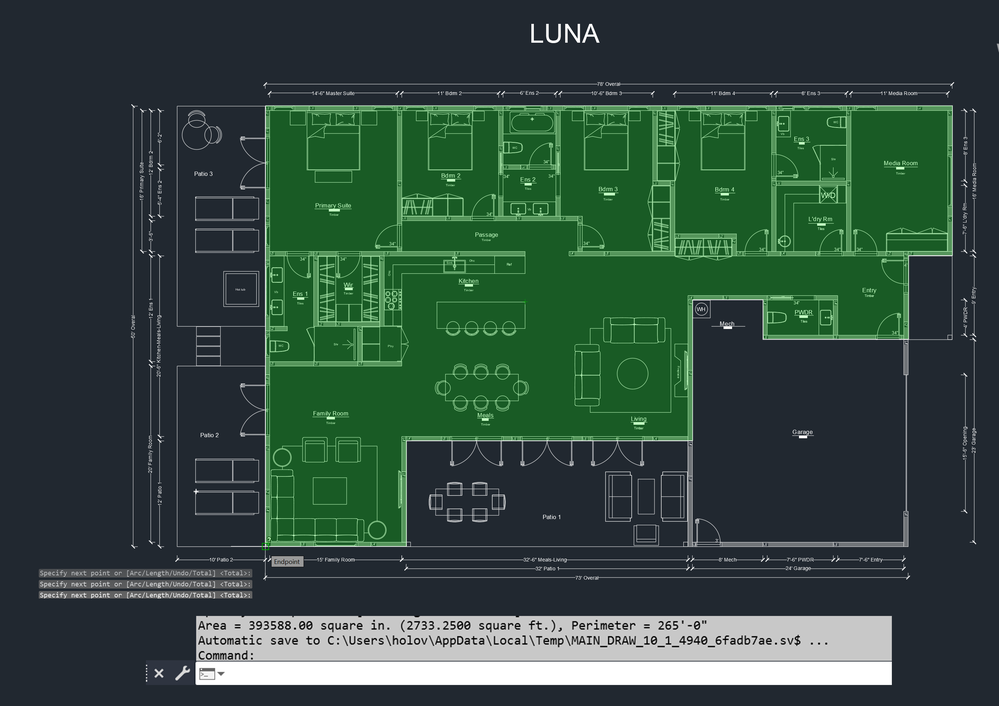
#> input picture floorplans/Luna-Conditioned.png, 999 x 706 px, shrunk from 2807 x 1983 before the run, found by its file name
$ python analyze_luna_extraction.py
#> lines starting #> are read from the running program, lines starting #| are printed output that depends on the picture; after the words box and inside, x2 and y2 are one past the last pixel; in counts of white or black regions, pixels touching at a corner belong together
#!/usr/bin/env python3
"""
Analyze Luna Floor Plan Extraction
===================================
Step-by-step extraction with visualization.
"""

import cv2
import numpy as np
import pytesseract
from pytesseract import Output
import re
from typing import List, Dict, Tuple
import logging

logging.basicConfig(level=logging.DEBUG)
logger = logging.getLogger(__name__)


def analyze_luna_extraction():
    """Sequential analysis of Luna floor plan."""

    image_path = "/Users/nelsondsouza/Dropbox (Personal)/Mac/Documents/products/momohomes/floorplans/Luna-Conditioned.png"

    print("\n" + "="*70)
    print("STEP-BY-STEP LUNA EXTRACTION ANALYSIS")
    print("="*70)

    # Step 1: Load image
    print("\n1. LOADING IMAGE")
    img = cv2.imread(image_path)
#> img is the input picture: shape (706, 999, 3); mean B, G, R 61.8, 73.3, 49.3
    h, w = img.shape[:2]
    print(f"   Image size: {w} x {h} pixels")
#|    Image size: 999 x 706 pixels

    # Step 2: Extract green area (indoor space)
    print("\n2. EXTRACTING GREEN AREA (INDOOR SPACE)")
    hsv = cv2.cvtColor(img, cv2.COLOR_BGR2HSV)
#> hsv: shape (706, 999, 3); mean H, S, V 86.6, 99.5, 78.2
    lower_green = np.array([40, 40, 40])
    upper_green = np.array([80, 255, 255])
    green_mask = cv2.inRange(hsv, lower_green, upper_green)
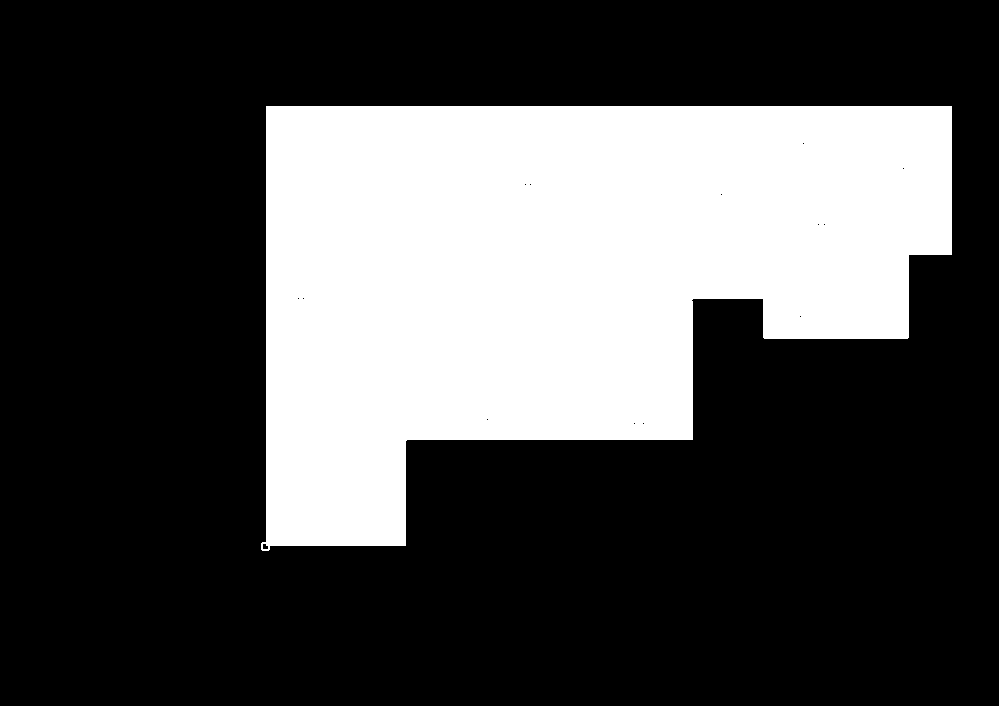
#> green_mask: shape (706, 999); 30% white; 1 white region, box (x1, y1, x2, y2) and area: (261, 106, 952, 551) 211419
    green_area = cv2.countNonZero(green_mask)
#> green_area = 211419
    print(f"   Green pixels: {green_area} ({green_area*100/(w*h):.1f}% of image)")
#|    Green pixels: 211419 (30.0% of image)

    # Step 3: Extract white text areas
    print("\n3. EXTRACTING WHITE TEXT AREAS")
    gray = cv2.cvtColor(img, cv2.COLOR_BGR2GRAY)
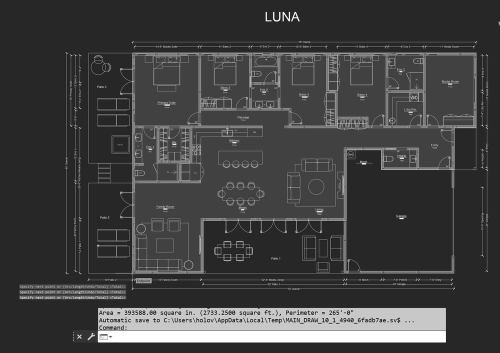
#> gray: shape (706, 999) (shown at 1/2 size); min 0, max 255, mean 64.9
    _, white_mask = cv2.threshold(gray, 200, 255, cv2.THRESH_BINARY)
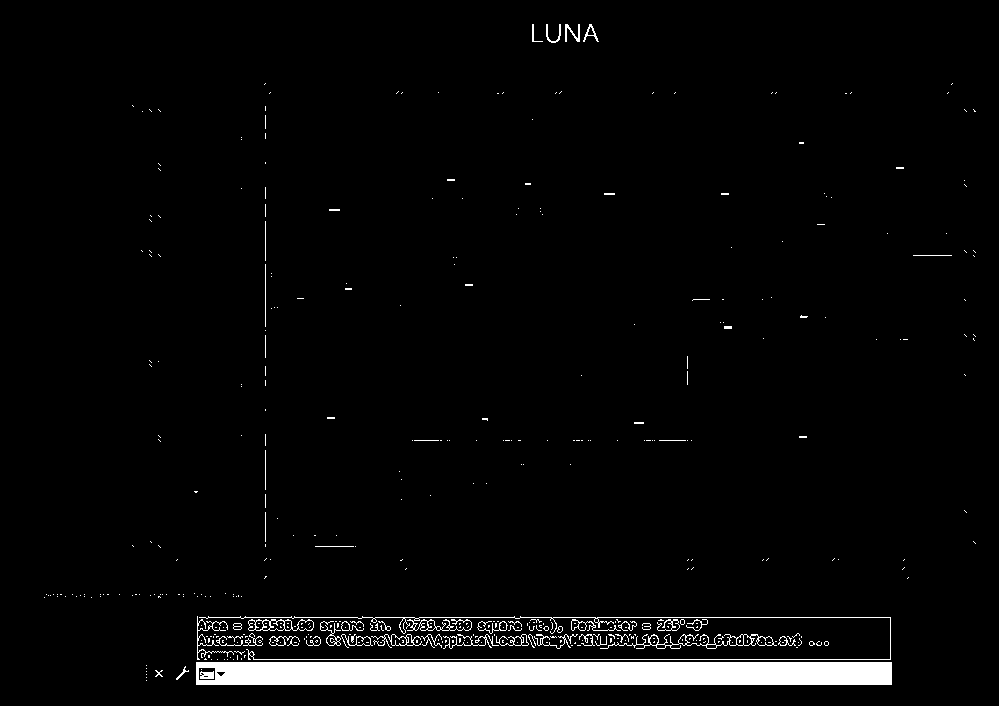
#> white_mask: shape (706, 999); 3.2% white; 429 white regions (373 under 20 px), largest, box (x1, y1, x2, y2) and area: (196, 662, 892, 685) 15796, (199, 616, 891, 660) 1778, (600, 634, 777, 649) 542
    white_area = cv2.countNonZero(white_mask)
#> white_area = 22789
    print(f"   White pixels: {white_area} ({white_area*100/(w*h):.1f}% of image)")
#|    White pixels: 22789 (3.2% of image)

    # Step 4: Find text regions
    print("\n4. FINDING TEXT REGIONS")
    # Dilate white areas to connect text
    kernel = np.ones((3, 3), np.uint8)
    white_dilated = cv2.dilate(white_mask, kernel, iterations=2)
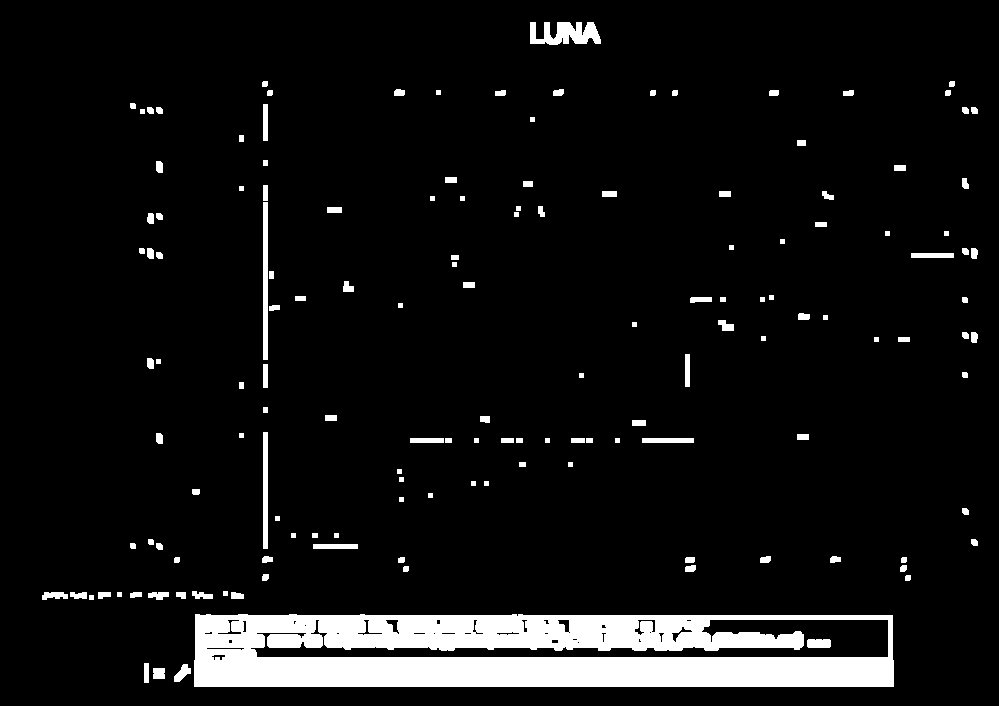
#> white_dilated: shape (706, 999); 7.3% white; 148 white regions

    # Find contours of text regions
    contours, _ = cv2.findContours(white_dilated, cv2.RETR_EXTERNAL, cv2.CHAIN_APPROX_SIMPLE)
#> contours = 147 contours, 39 with area under 20; largest, box (x1, y1, x2, y2) and area: (194, 614, 894, 687) 49580, (530, 22, 601, 45) 976, (263, 202, 268, 360) 628, (263, 432, 268, 549) 464, (642, 438, 694, 443) 204
    text_regions = []

    for contour in contours:
        x, y, w, h = cv2.boundingRect(contour)
        # Filter for text-like regions
        aspect_ratio = w / h if h > 0 else 0
        if 10 < w < 500 and 5 < h < 100 and 0.5 < aspect_ratio < 20:
            text_regions.append((x, y, w, h))
#> this loop made 147 passes
#> (x, y, w, h, aspect_ratio) on passes 1, 2, 4, 6, 7, 8, 9, 11: (153, 668, 12, 11, 1.09), (174, 664, 17, 18, 0.944), (194, 614, 700, 73, 9.59), (231, 592, 13, 7, 1.86), (176, 592, 10, 7, 1.43), (148, 592, 21, 8, 2.62), (130, 592, 12, 6, 2), (98, 592, 13, 7, 1.86)
#> after the loop, text_regions = 33 items, first 6: (153, 668, 12, 11), (174, 664, 17, 18), (231, 592, 13, 7), (148, 592, 21, 8), (130, 592, 12, 6), (98, 592, 13, 7)

    print(f"   Found {len(text_regions)} potential text regions")
#|    Found 33 potential text regions

    # Step 5: OCR on each region
    print("\n5. PERFORMING OCR ON TEXT REGIONS")
    measurements = []

    for i, (x, y, w, h) in enumerate(text_regions):
        # Extract region
        roi = gray[y:y+h, x:x+w]

        # Invert for OCR (white text becomes black)
        roi_inv = cv2.bitwise_not(roi)

        # Try OCR
        try:
            text = pytesseract.image_to_string(roi_inv, config='--psm 8')
            text = text.strip()

            if text:
                # Parse measurement
                patterns = [
                    (r"(\d+)'", lambda m: float(m.group(1))),  # 78'
                    (r"(\d+)['-](\d+)[\"\"]?", lambda m: float(m.group(1)) + float(m.group(2))/12),  # 14'-6"
                ]

                value = None
                for pattern, converter in patterns:
                    match = re.search(pattern, text)
                    if match:
                        try:
                            value = converter(match)
                            if 2 <= value <= 200:
                                break
                        except:
                            pass

                if value or text:  # Keep even if no value parsed
                    measurements.append({
                        'text': text,
                        'value': value,
                        'x': x + w//2,
                        'y': y + h//2,
                        'bbox': (x, y, w, h)
                    })
                    print(f"   Region {i}: '{text}' → {value}' at ({x+w//2}, {y+h//2})")
        except Exception as e:
            print(f"   Region {i}: OCR failed - {e}")
#> this loop made 1 pass
#> after the loop, measurements = []

    # Step 6: Find edges of green area
    print("\n6. FINDING EDGES OF GREEN AREA")
    # Find contours of green area
    green_contours, _ = cv2.findContours(green_mask, cv2.RETR_EXTERNAL, cv2.CHAIN_APPROX_SIMPLE)

    if green_contours:
        # Get largest contour
        main_contour = max(green_contours, key=cv2.contourArea)

        # Approximate polygon
        epsilon = 0.01 * cv2.arcLength(main_contour, True)
        approx = cv2.approxPolyDP(main_contour, epsilon, True)

        print(f"   Main contour: {len(approx)} vertices")

        edges = []
        for i in range(len(approx)):
            p1 = tuple(approx[i][0])
            p2 = tuple(approx[(i+1) % len(approx)][0])

            # Calculate edge properties
            dx = p2[0] - p1[0]
            dy = p2[1] - p1[1]
            length = np.sqrt(dx**2 + dy**2)

            # Determine orientation
            if abs(dx) > abs(dy):
                orientation = "horizontal"
                position = "top" if p1[1] < h/2 else "bottom"
            else:
                orientation = "vertical"
                position = "left" if p1[0] < w/2 else "right"

            edges.append({
                'start': p1,
                'end': p2,
                'length_pixels': length,
                'orientation': orientation,
                'position': position
            })

            print(f"   Edge {i}: {orientation} {position}, {length:.0f} pixels")

    # Step 7: Create visualization
    print("\n7. CREATING VISUALIZATION")
    vis = img.copy()

    # Draw green area outline
    cv2.drawContours(vis, [approx], -1, (0, 255, 0), 3)

    # Draw edge numbers
    for i, edge in enumerate(edges):
        mid_x = (edge['start'][0] + edge['end'][0]) // 2
        mid_y = (edge['start'][1] + edge['end'][1]) // 2
        cv2.putText(vis, f"E{i}", (mid_x-10, mid_y),
                   cv2.FONT_HERSHEY_SIMPLEX, 0.7, (0, 255, 0), 2)

    # Draw text regions and measurements
    for i, m in enumerate(measurements):
        x, y, w, h = m['bbox']
        # Draw box around text region
        cv2.rectangle(vis, (x, y), (x+w, y+h), (255, 255, 0), 2)

        # Draw measurement value if parsed
        if m['value']:
            cv2.putText(vis, f"{m['value']:.1f}'", (x, y-5),
                       cv2.FONT_HERSHEY_SIMPLEX, 0.5, (255, 255, 0), 2)

    # Draw measurement indicators
    for m in measurements:
        cv2.circle(vis, (m['x'], m['y']), 5, (0, 0, 255), -1)

    # Add legend
    legend_y = 50
    cv2.putText(vis, "EXTRACTION RESULTS:", (50, legend_y),
               cv2.FONT_HERSHEY_SIMPLEX, 1, (255, 255, 255), 2)
    cv2.putText(vis, f"Green edges: {len(edges)}", (50, legend_y+30),
               cv2.FONT_HERSHEY_SIMPLEX, 0.7, (0, 255, 0), 2)
    cv2.putText(vis, f"Text regions: {len(text_regions)}", (50, legend_y+60),
               cv2.FONT_HERSHEY_SIMPLEX, 0.7, (255, 255, 0), 2)
    cv2.putText(vis, f"Measurements: {len(measurements)}", (50, legend_y+90),
               cv2.FONT_HERSHEY_SIMPLEX, 0.7, (0, 0, 255), 2)

    # Save visualization
    output_path = "luna_extraction_visualization.png"
    cv2.imwrite(output_path, vis)
    print(f"\n   Saved to: {output_path}")

    # Step 8: Analysis summary
    print("\n8. EXTRACTION SUMMARY")
    print("="*70)
    print(f"   Total edges found: {len(edges)}")
    print(f"   Total measurements found: {len(measurements)}")

    print("\n   Measurements extracted:")
    for m in measurements:
        print(f"   - '{m['text']}' = {m['value']}' at ({m['x']}, {m['y']})")

    print("\n   Edge positions:")
    edge_positions = {}
    for i, e in enumerate(edges):
        key = f"{e['orientation']} {e['position']}"
        if key not in edge_positions:
            edge_positions[key] = []
        edge_positions[key].append(i)

    for pos, indices in edge_positions.items():
        print(f"   - {pos}: edges {indices}")

    print("\n   PROBLEMS IDENTIFIED:")
    print("   1. Not all white text is being detected")
    print("   2. Edge detection is following green contour, not actual building perimeter")
    print("   3. Measurements not properly associated with edges")
    print("   4. Missing overall dimensions (78' and 40'-6\")")

    return measurements, edges


if __name__ == "__main__":
    analyze_luna_extraction()
#> (the call stopped at in analyze_luna_extraction, `text = pytesseract.image_to_string(roi_inv, config='--psm 8')`: pytesseract is not available in this run)

$ run again, with floorplans/Birmingham-Conditioned.png copied over floorplans/Luna-Conditioned.png
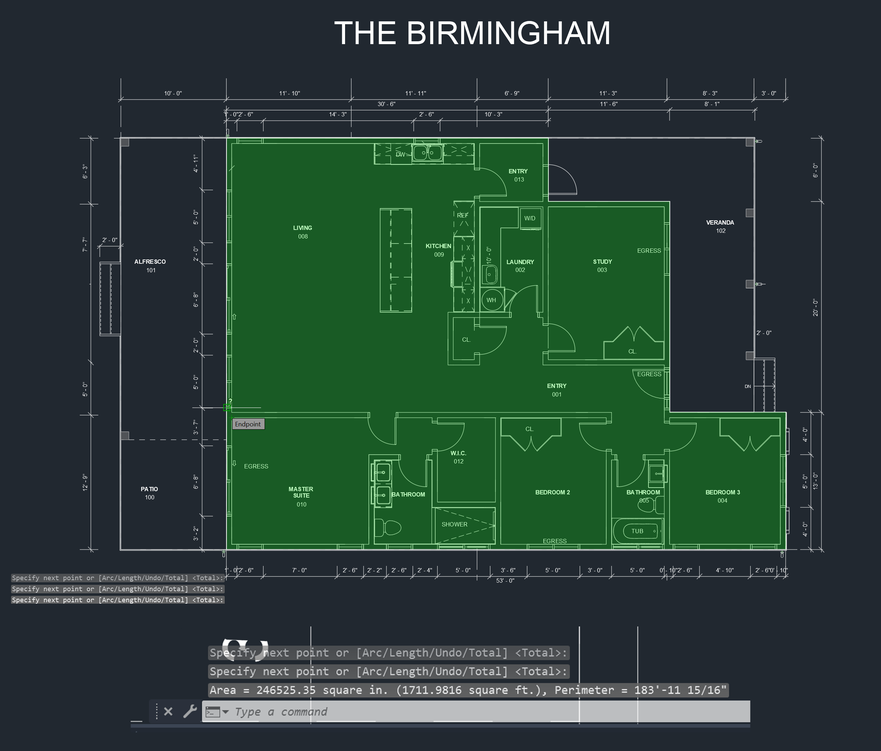
#> input picture floorplans/Birmingham-Conditioned.png, 881 x 751 px, shrunk from 2474 x 2110 before the run, found by its file name
#> in analyze_luna_extraction, img is the input picture: shape (751, 881, 3); mean B, G, R 53.9, 64.1, 40.6
#|    Image size: 881 x 751 pixels
#> hsv: shape (751, 881, 3); mean H, S, V 93.8, 102.8, 69.4
#> in analyze_luna_extraction, `green_mask = cv2.inRange(hsv, lower_green, upper_green)`:
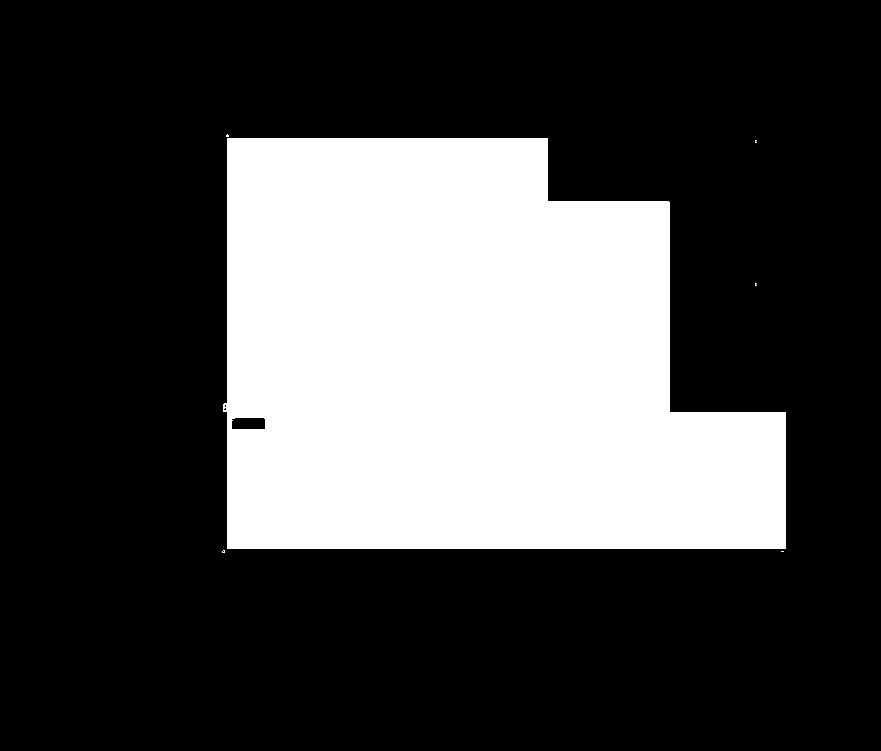
#> green_mask: shape (751, 881); 28.7% white; 6 white regions (5 under 20 px), largest, box (x1, y1, x2, y2) and area: (223, 138, 786, 549) 189950
#> green_area = 189977
#|    Green pixels: 189977 (28.7% of image)
#> white_mask: shape (751, 881); 0.63% white in thin lines or dots, all inside (x1, y1, x2, y2) = (17, 21, 787, 722)
#> white_area = 4139
#|    White pixels: 4139 (0.6% of image)
#> in analyze_luna_extraction, `white_dilated = cv2.dilate(white_mask, kernel, iterations=2)`:
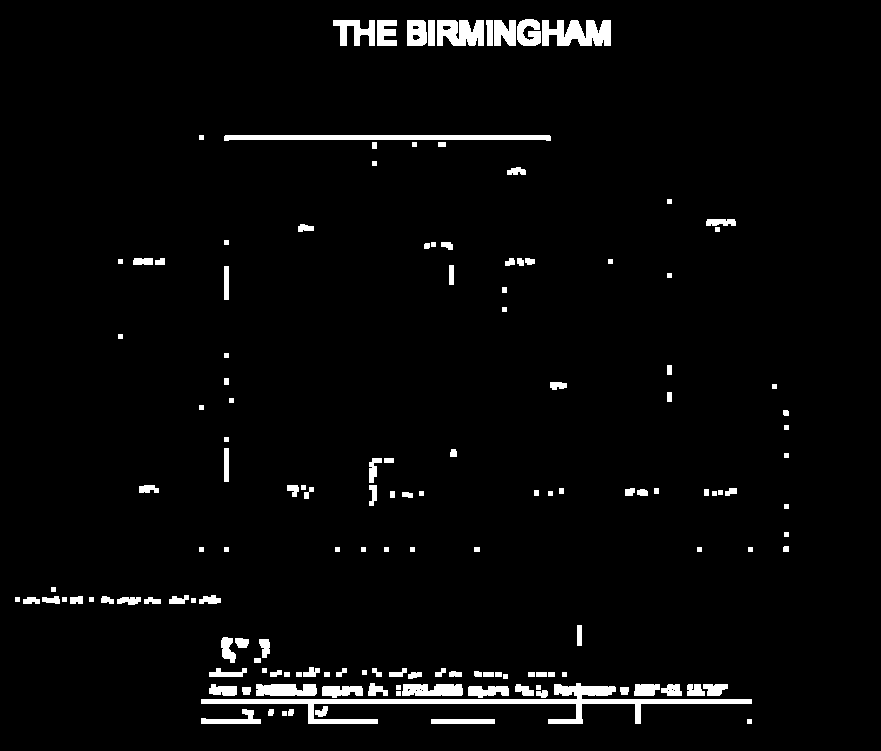
#> white_dilated: shape (751, 881); 3.4% white; 148 white regions
#> contours = 148 contours, 48 with area under 20; largest, box (x1, y1, x2, y2) and area: (201, 683, 752, 724) 3416, (224, 135, 551, 141) 1312, (542, 20, 611, 46) 1194, (437, 20, 484, 46) 930, (402, 684, 463, 696) 588
#> the loop in analyze_luna_extraction, `for contour in contours:` made 148 passes
#> (x, y, w, h, aspect_ratio) on passes 4, 5, 6, 7, 9, 10, 11, 12: (288, 709, 6, 7, 0.857), (268, 709, 6, 7, 0.857), (201, 709, 60, 15, 4), (315, 706, 13, 11, 1.18), (536, 690, 12, 8, 1.5), (620, 687, 9, 8, 1.12), (242, 687, 9, 8, 1.12), (468, 686, 41, 12, 3.42)
#> after the loop in analyze_luna_extraction, `for contour in contours:`: text_regions = 52 items, first 6: (201, 709, 60, 15), (315, 706, 13, 11), (536, 690, 12, 8), (468, 686, 41, 12), (322, 686, 41, 12), (703, 684, 25, 12)
#|    Found 52 potential text regions
#> the loop in analyze_luna_extraction, `for i, (x, y, w, h) in enumerate(text_regions):` made 1 pass
#> after the loop in analyze_luna_extraction, `for i, (x, y, w, h) in enumerate(text_regions):`: measurements = []
